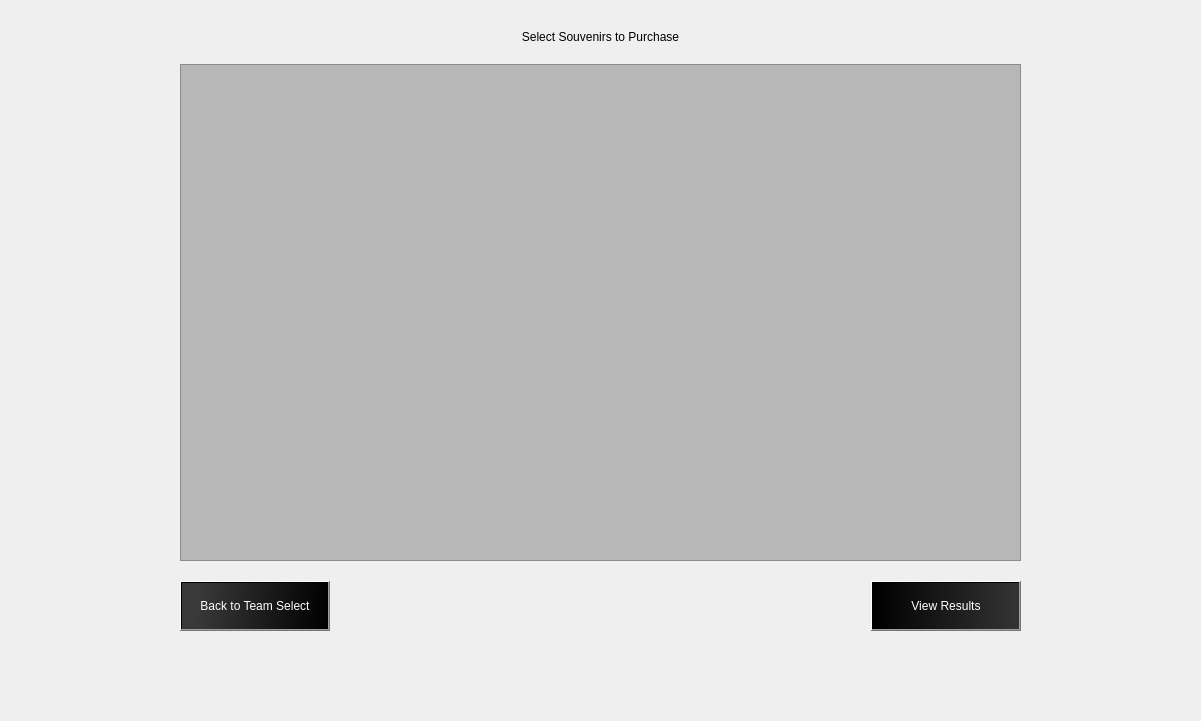
<?xml version="1.0" encoding="UTF-8"?>
<ui version="4.0">
 <class>SouvenirWindow</class>
 <widget class="QWidget" name="SouvenirWindow">
  <property name="geometry">
   <rect>
    <x>0</x>
    <y>0</y>
    <width>1201</width>
    <height>721</height>
   </rect>
  </property>
  <property name="minimumSize">
   <size>
    <width>1201</width>
    <height>721</height>
   </size>
  </property>
  <property name="maximumSize">
   <size>
    <width>1201</width>
    <height>721</height>
   </size>
  </property>
  <property name="windowTitle">
   <string>Form</string>
  </property>
  <widget class="QWidget" name="verticalLayoutWidget">
   <property name="geometry">
    <rect>
     <x>0</x>
     <y>0</y>
     <width>1201</width>
     <height>731</height>
    </rect>
   </property>
   <layout class="QVBoxLayout" name="verticalLayout">
    <property name="spacing">
     <number>20</number>
    </property>
    <property name="leftMargin">
     <number>180</number>
    </property>
    <property name="topMargin">
     <number>30</number>
    </property>
    <property name="rightMargin">
     <number>180</number>
    </property>
    <property name="bottomMargin">
     <number>100</number>
    </property>
    <item>
     <widget class="QLabel" name="label">
      <property name="text">
       <string>Select Souvenirs to Purchase</string>
      </property>
      <property name="alignment">
       <set>Qt::AlignCenter</set>
      </property>
     </widget>
    </item>
    <item>
     <widget class="QTableWidget" name="souvenirTable">
      <property name="palette">
       <palette>
        <active>
         <colorrole role="Text">
          <brush brushstyle="SolidPattern">
           <color alpha="255">
            <red>0</red>
            <green>0</green>
            <blue>0</blue>
           </color>
          </brush>
         </colorrole>
         <colorrole role="Base">
          <brush brushstyle="SolidPattern">
           <color alpha="127">
            <red>127</red>
            <green>127</green>
            <blue>127</blue>
           </color>
          </brush>
         </colorrole>
         <colorrole role="Window">
          <brush brushstyle="SolidPattern">
           <color alpha="127">
            <red>51</red>
            <green>51</green>
            <blue>51</blue>
           </color>
          </brush>
         </colorrole>
         <colorrole role="AlternateBase">
          <brush brushstyle="SolidPattern">
           <color alpha="127">
            <red>191</red>
            <green>191</green>
            <blue>191</blue>
           </color>
          </brush>
         </colorrole>
         <colorrole role="PlaceholderText">
          <brush brushstyle="SolidPattern">
           <color alpha="128">
            <red>255</red>
            <green>255</green>
            <blue>255</blue>
           </color>
          </brush>
         </colorrole>
        </active>
        <inactive>
         <colorrole role="Text">
          <brush brushstyle="SolidPattern">
           <color alpha="255">
            <red>0</red>
            <green>0</green>
            <blue>0</blue>
           </color>
          </brush>
         </colorrole>
         <colorrole role="Base">
          <brush brushstyle="SolidPattern">
           <color alpha="127">
            <red>127</red>
            <green>127</green>
            <blue>127</blue>
           </color>
          </brush>
         </colorrole>
         <colorrole role="Window">
          <brush brushstyle="SolidPattern">
           <color alpha="127">
            <red>51</red>
            <green>51</green>
            <blue>51</blue>
           </color>
          </brush>
         </colorrole>
         <colorrole role="AlternateBase">
          <brush brushstyle="SolidPattern">
           <color alpha="127">
            <red>191</red>
            <green>191</green>
            <blue>191</blue>
           </color>
          </brush>
         </colorrole>
         <colorrole role="PlaceholderText">
          <brush brushstyle="SolidPattern">
           <color alpha="128">
            <red>255</red>
            <green>255</green>
            <blue>255</blue>
           </color>
          </brush>
         </colorrole>
        </inactive>
        <disabled>
         <colorrole role="Text">
          <brush brushstyle="SolidPattern">
           <color alpha="127">
            <red>255</red>
            <green>255</green>
            <blue>255</blue>
           </color>
          </brush>
         </colorrole>
         <colorrole role="Base">
          <brush brushstyle="SolidPattern">
           <color alpha="127">
            <red>51</red>
            <green>51</green>
            <blue>51</blue>
           </color>
          </brush>
         </colorrole>
         <colorrole role="Window">
          <brush brushstyle="SolidPattern">
           <color alpha="127">
            <red>51</red>
            <green>51</green>
            <blue>51</blue>
           </color>
          </brush>
         </colorrole>
         <colorrole role="AlternateBase">
          <brush brushstyle="SolidPattern">
           <color alpha="127">
            <red>191</red>
            <green>191</green>
            <blue>191</blue>
           </color>
          </brush>
         </colorrole>
         <colorrole role="PlaceholderText">
          <brush brushstyle="SolidPattern">
           <color alpha="128">
            <red>231</red>
            <green>231</green>
            <blue>231</blue>
           </color>
          </brush>
         </colorrole>
        </disabled>
       </palette>
      </property>
      <property name="font">
       <font>
        <pointsize>12</pointsize>
        <weight>75</weight>
        <bold>true</bold>
       </font>
      </property>
      <property name="sizeAdjustPolicy">
       <enum>QAbstractScrollArea::AdjustToContents</enum>
      </property>
      <property name="alternatingRowColors">
       <bool>true</bool>
      </property>
      <property name="textElideMode">
       <enum>Qt::ElideMiddle</enum>
      </property>
      <property name="sortingEnabled">
       <bool>false</bool>
      </property>
      <attribute name="horizontalHeaderCascadingSectionResizes">
       <bool>true</bool>
      </attribute>
      <attribute name="horizontalHeaderDefaultSectionSize">
       <number>200</number>
      </attribute>
      <attribute name="horizontalHeaderStretchLastSection">
       <bool>true</bool>
      </attribute>
      <attribute name="verticalHeaderVisible">
       <bool>false</bool>
      </attribute>
     </widget>
    </item>
    <item>
     <layout class="QHBoxLayout" name="horizontalLayout">
      <item>
       <widget class="QPushButton" name="moveToTrip">
        <property name="minimumSize">
         <size>
          <width>150</width>
          <height>50</height>
         </size>
        </property>
        <property name="styleSheet">
         <string notr="true">color: rgb(255, 255, 255);
background-color: qlineargradient(spread:pad, x1:1, y1:0.523, x2:0, y2:0.494, stop:0 rgba(0, 0, 0, 255), stop:0.897727 rgba(57, 57, 57, 255))</string>
        </property>
        <property name="text">
         <string>Back to Team Select</string>
        </property>
       </widget>
      </item>
      <item>
       <spacer name="horizontalSpacer">
        <property name="orientation">
         <enum>Qt::Horizontal</enum>
        </property>
        <property name="sizeHint" stdset="0">
         <size>
          <width>40</width>
          <height>20</height>
         </size>
        </property>
       </spacer>
      </item>
      <item>
       <widget class="QPushButton" name="moveToResults">
        <property name="minimumSize">
         <size>
          <width>150</width>
          <height>50</height>
         </size>
        </property>
        <property name="styleSheet">
         <string notr="true">color: rgb(255, 255, 255);
background-color:qlineargradient(spread:pad, x1:0, y1:0.506, x2:1, y2:0.511045, stop:0 rgba(0, 0, 0, 255), stop:1 rgba(52, 52, 52, 255))</string>
        </property>
        <property name="text">
         <string>View Results</string>
        </property>
       </widget>
      </item>
     </layout>
    </item>
   </layout>
  </widget>
 </widget>
 <resources/>
 <connections/>
</ui>
